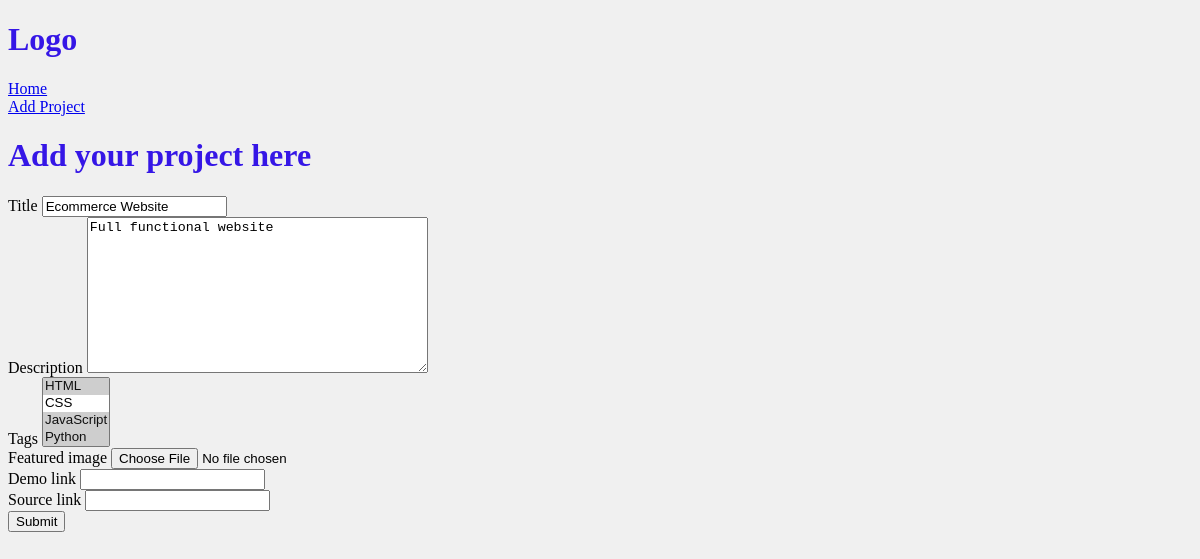
The app's page /update-project/b65a78f9-981b-4d32-abf1-efdeeae685af/, older data.
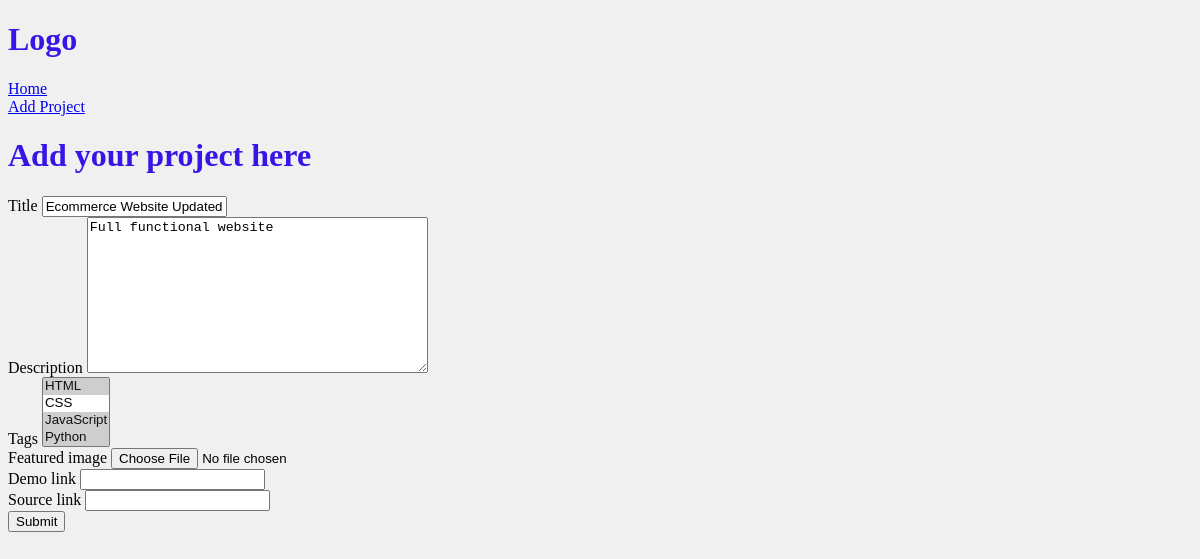
The same page, newer data.
### projects/models.py (models this page shows, shortened)
class Project(models.Model):
    title = models.CharField(max_length=200)
    description = models.TextField(null=True, blank = True)
    tags = models.ManyToManyField('Tag', blank=True)
    featured_image = models.ImageField(null=True, blank=True, default='default.jpg')
    demo_link = models.CharField(max_length=1000, null=True, blank=True)
    source_link = models.CharField(max_length=1000, null=True, blank=True)
    vote_total = models.IntegerField(default=0)
    vote_ratio = models.IntegerField(default=0)
    id = models.UUIDField(primary_key=True, default=uuid.uuid4, editable=False, unique=True)

### projects/views.py (the view)
# urls.py: path('update-project/<str:pk>/', views.updateProject, name='update-project'),
def updateProject(request,pk):
    project = Project.objects.get(id=pk)
    form = ProjectForm(instance=project)
    if request.method == 'POST':
        form = ProjectForm(request.POST, request.FILES, instance=project)
        if form.is_valid():
            form.save()
            return redirect('projects')
    context = {'form':form}
    return render(request, 'projects/project-form.html', context)

### projects/forms.py
class ProjectForm(ModelForm):
    class Meta:
        model = Project
        fields = '__all__'
        exclude = ['vote_total','vote_ratio']

### projects/models.py (called while the page is built)
    def __str__(self):
        return self.name

### projects/templates/projects/project-form.html (shortened to what this page needs)
{% extends 'base.html' %}
{% block content %}
<form action="" method="POST" enctype="multipart/form-data">
    <h1>Add your project here</h1>
    {% for field in form %}
    <div>
        {{ field.label }}
        {{ field}}
    </div>
    {% endfor %}
    <input type="submit" value="Submit">
</form>
{% endblock %}

Row changes from the older to the newer data that the page shows:
changed Project "Full functional website": title "Ecommerce Website" → "Ecommerce Website Updated"
